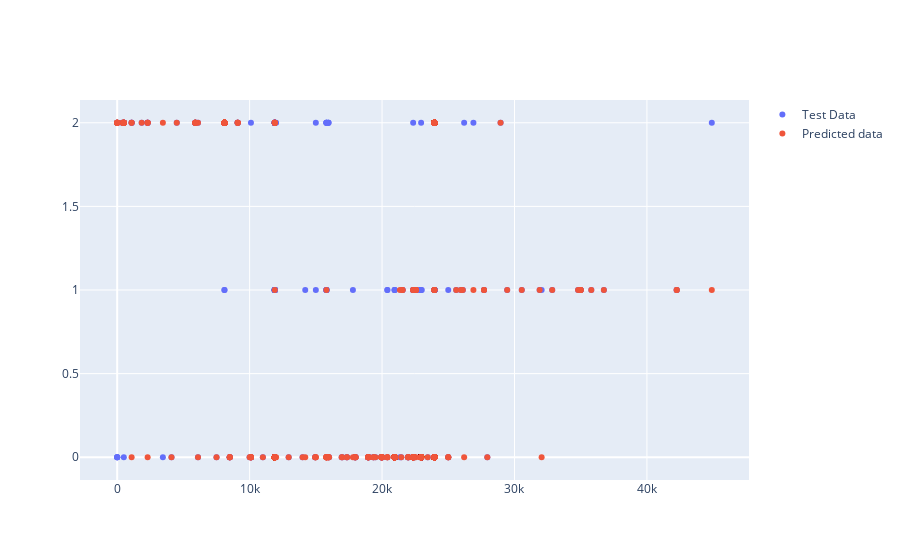

This figure's notebook cell:
### Code cell
import plotly.graph_objects as go

# Create random data with numpy
import numpy as np
np.random.seed(1)
fig = go.Figure()

# Add traces
fig.add_trace(go.Scatter(y=list(y_test), x=x_test['Target_fees'],
                    mode='markers',
                    name='Test Data'))
fig.add_trace(go.Scatter(y=list(xg_pred), x=x_test['Target_fees'],
                    mode='markers',
                    name='Predicted data'))


# fig.add_trace(go.Scatter(x=random_x, y=random_y2,
#                     mode='lines',
#                     name='lines'))

fig.show()

### Figure 1 — Plotly figure (JSON) as saved in the notebook; plotly's stock layout.template omitted (floating-point values rounded to 4 significant figures; data arrays with more than 128 entries replaced by an {"elided": "..."} marker saying what was removed)
{"data": [{"mode": "markers", "name": "Test Data", "type": "scatter", "x": {"elided": "1200 int values"}, "y": {"elided": "1200 int values"}}, {"mode": "markers", "name": "Predicted data", "type": "scatter", "x": {"elided": "1200 int values"}, "y": {"elided": "1200 int values"}}], "layout": {}}
